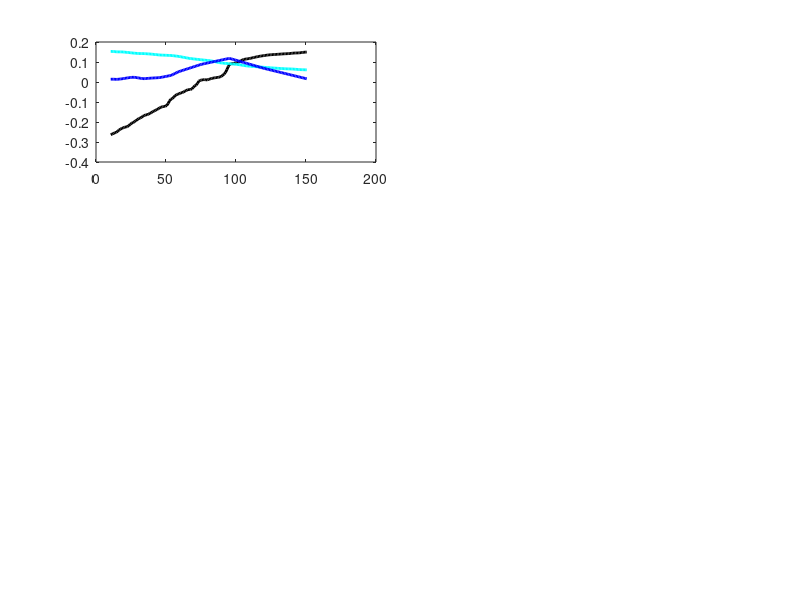

This figure's MATLAB source: (Note: this script raises an error after producing the figure.)
% Compare accumulation rate patterns and how influence SS surface at LGM


addpath('export_fig')



load LGM_steady_state_min1.mat
bdot_1 = b_dot_P;
bdot2_1 = b_dot_P2;
S_P_1  = S_P;
S_P2_1 = S_P2;

load min1_bdot2_LGM.mat
bdot_2 = b_dot_P;
bdot2_2 = b_dot_P2;
S_P_2  = S_P;
S_P2_2 = S_P2;

load min1_bdot3_LGM.mat
bdot_3 = b_dot_P;
bdot2_3 = b_dot_P2;
S_P_3  = S_P;
S_P2_3 = S_P2;

% load min1_bdot4_LGM.mat
% bdot_4 = b_dot_P;
% S_P_4  = S_P;
% S_P2_4 = S_P2;


figure(4)
set(gcf, 'Units', 'centimeters','position', [35 20 22 20])
subplot('position', [0.12 0.73 0.35 0.2])
plot(x_P/1000, bdot_1(1,:), 'k', 'linewidth', 2)
hold on
plot(x_P/1000, bdot_2(1,:), 'c', 'linewidth', 2)
plot(x_P/1000, bdot_3(1,:), 'b', 'linewidth', 2)
ylabel({'Accumulation';' rate (m/yr)'}, 'fontweight', 'demi')
set(gca, 'fontsize', 14)
xlim([x_P(1) x_P(end)]/1000)
%xlabel('Distance along flowband (km)')
title ('Darwin Glacier')
legend('Modern', 'LGM estimate 1', 'LGM estimate 2', 'location', 'southeast', 'fontsize', 14)

subplot('position', [0.62 0.73 0.35 0.2])
plot(x_P2/1000, bdot2_1, 'k', 'linewidth', 2)
hold on
plot(x_P2/1000, bdot2_2, 'c', 'linewidth', 2)
plot(x_P2/1000, bdot2_3, 'b', 'linewidth', 2)
ylabel({'Accumulation';' rate (m/yr)'}, 'fontweight', 'demi')
set(gca, 'fontsize', 14)
xlim([x_P2(1) x_P2(end)]/1000)
%xlabel('Distance along flowband (km)')
title('Hatherton Glacier')



subplot('position', [0.12 0.42 0.35 0.24])
plot(x_P/1000, S_P_1, 'k')
hold on
plot(x_P/1000, S_P_2, 'c')
plot(x_P/1000, S_P_3, 'b')
ylabel({'Elevation (m)'}, 'fontweight', 'demi')
set(gca, 'fontsize', 14)
xlim([x_P(1) x_P(end)]/1000)
ylim([800 2200])

subplot('position', [0.62 0.42 0.35 0.24])
plot(x_P2/1000, S_P2_1, 'k')
hold on
plot(x_P2/1000, S_P2_2, 'c')
plot(x_P2/1000, S_P2_3, 'b')
ylabel({'Elevation (m)'}, 'fontweight', 'demi')
set(gca, 'fontsize', 14)
xlim([x_P2(1) x_P2(end)]/1000)



subplot('position', [0.12 0.12 0.35 0.24])
plot(x_P/1000, S_P_2(1,:) - S_P_1(1,:), 'c')
hold on
plot(x_P/1000, S_P_3(1,:)-S_P_1(1,:),'b')
ylabel({'Elevation';'difference (m)'}, 'fontweight', 'demi')
set(gca, 'fontsize', 14)
xlim([x_P(1) x_P(end)]/1000)
xlabel('Distance along flowband (km)')

subplot('position', [0.62 0.12 0.35 0.24])
plot(x_P2/1000, S_P2_2(1,:) - S_P2_1(1,:), 'c')
hold on
plot(x_P2/1000, S_P2_3(1,:)-S_P2_1(1,:),'b')
ylabel({'Elevation';'difference (m)'}, 'fontweight', 'demi')
set(gca, 'fontsize', 14)
xlim([x_P2(1) x_P2(end)]/1000)
xlabel('Distance along flowband (km)')


export_fig figure4_compare_bdot.pdf -pdf -transparent


% LGM_steady_state_min2.mat
% min2_bdot2_LGM.mat
% min2_bdot3_LGM.mat
% min2_bdot4_LGM.mat

